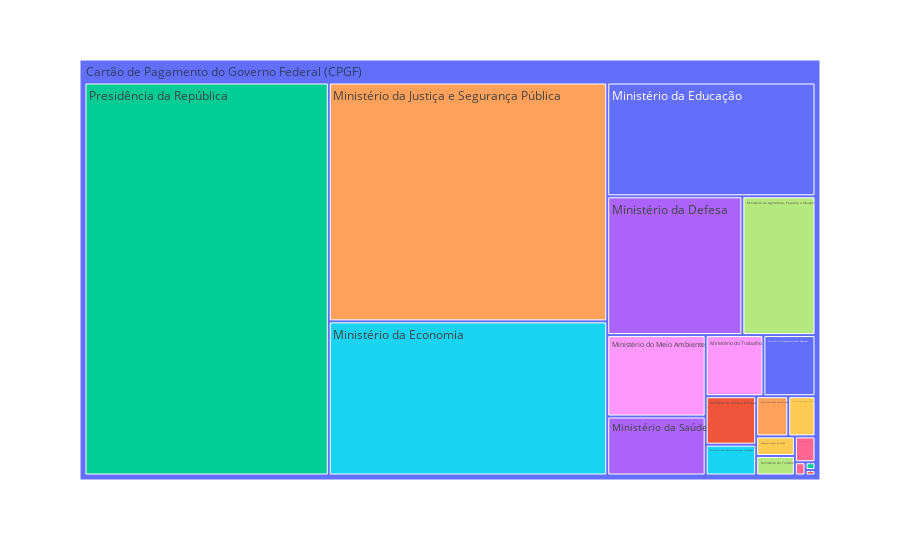

The code cell stored with this chart in its notebook:
### Code cell
gastos_jul = pd.read_csv('cartao_pagamento_2022_orgaos/202207_CPGF.csv', encoding='latin1', delimiter=';')

gastos_jul.loc[:, 'VALOR TRANSAÇÃO'] = pd.to_numeric(gastos_jul['VALOR TRANSAÇÃO'].str.replace(",", '.'), errors='coerce')

gastos_por_orgao_jul = gastos_jul.groupby('NOME ÓRGÃO SUPERIOR').agg({'VALOR TRANSAÇÃO': sum}).reset_index()
gastos_por_orgao_jul = gastos_por_orgao_jul.sort_values('VALOR TRANSAÇÃO', ascending=False).reset_index()

df = pd.DataFrame(gastos_por_orgao_jul)
df.to_csv(sep=',', index=False, header=True, path_or_buf='CPGF_2022_tables_tratadas/jul_2022.csv')

fig_jul = px.treemap(gastos_por_orgao_jul, path=[px.Constant('Cartão de Pagamento do Governo Federal (CPGF)'), 'NOME ÓRGÃO SUPERIOR'], values='VALOR TRANSAÇÃO',
                  color='NOME ÓRGÃO SUPERIOR')
fig_jul.show()

### Figure 1 — Plotly figure (JSON) as saved in the notebook; plotly's stock layout.template omitted (floating-point values rounded to 4 significant figures)
{"data": [{"branchvalues": "total", "customdata": [["Ministério do Desenvolvimento Regional"], ["Ministério de Minas e Energia"], ["Ministério do Trabalho e Emprego"], ["Ministério da Defesa"], ["Ministério das Comunicações"], ["Ministério da Ciência, Tecnologia, Inovações "], ["Controladoria-Geral da União"], ["Ministério da Agricultura, Pecuária e Abastec"], ["Ministério do Trabalho"], ["Banco Central do Brasil - Orçamento Fiscal e "], ["Ministério da Educação"], ["Ministério das Relações Exteriores"], ["Presidência da República"], ["Ministério da Saúde"], ["Ministério da Justiça e Segurança Pública"], ["Ministério da Economia"], ["Ministério da Infraestrutura"], ["Ministério do Turismo"], ["Ministério do Meio Ambiente"], ["Advocacia-Geral da União"], ["(?)"]], "domain": {"x": [0, 1], "y": [0, 1]}, "hovertemplate": "labels=%{label}<br>VALOR TRANSAÇÃO=%{value}<br>parent=%{parent}<br>id=%{id}<br>NOME ÓRGÃO SUPERIOR=%{customdata[0]}<extra></extra>", "ids": ["Cartão de Pagamento do Governo Federal (CPGF)/Ministério do Desenvolvimento Regional", "Cartão de Pagamento do Governo Federal (CPGF)/Ministério de Minas e Energia", "Cartão de Pagamento do Governo Federal (CPGF)/Ministério do Trabalho e Emprego", "Cartão de Pagamento do Governo Federal (CPGF)/Ministério da Defesa", "Cartão de Pagamento do Governo Federal (CPGF)/Ministério das Comunicações", "Cartão de Pagamento do Governo Federal (CPGF)/Ministério da Ciência, Tecnologia, Inovações ", "Cartão de Pagamento do Governo Federal (CPGF)/Controladoria-Geral da União", "Cartão de Pagamento do Governo Federal (CPGF)/Ministério da Agricultura, Pecuária e Abastec", "Cartão de Pagamento do Governo Federal (CPGF)/Ministério do Trabalho", "Cartão de Pagamento do Governo Federal (CPGF)/Banco Central do Brasil - Orçamento Fiscal e ", "Cartão de Pagamento do Governo Federal (CPGF)/Ministério da Educação", "Cartão de Pagamento do Governo Federal (CPGF)/Ministério das Relações Exteriores", "Cartão de Pagamento do Governo Federal (CPGF)/Presidência da República", "Cartão de Pagamento do Governo Federal (CPGF)/Ministério da Saúde", "Cartão de Pagamento do Governo Federal (CPGF)/Ministério da Justiça e Segurança Pública", "Cartão de Pagamento do Governo Federal (CPGF)/Ministério da Economia", "Cartão de Pagamento do Governo Federal (CPGF)/Ministério da Infraestrutura", "Cartão de Pagamento do Governo Federal (CPGF)/Ministério do Turismo", "Cartão de Pagamento do Governo Federal (CPGF)/Ministério do Meio Ambiente", "Cartão de Pagamento do Governo Federal (CPGF)/Advocacia-Geral da União", "Cartão de Pagamento do Governo Federal (CPGF)"], "labels": ["Ministério do Desenvolvimento Regional", "Ministério de Minas e Energia", "Ministério do Trabalho e Emprego", "Ministério da Defesa", "Ministério das Comunicações", "Ministério da Ciência, Tecnologia, Inovações ", "Controladoria-Geral da União", "Ministério da Agricultura, Pecuária e Abastec", "Ministério do Trabalho", "Banco Central do Brasil - Orçamento Fiscal e ", "Ministério da Educação", "Ministério das Relações Exteriores", "Presidência da República", "Ministério da Saúde", "Ministério da Justiça e Segurança Pública", "Ministério da Economia", "Ministério da Infraestrutura", "Ministério do Turismo", "Ministério do Meio Ambiente", "Advocacia-Geral da União", "Cartão de Pagamento do Governo Federal (CPGF)"], "marker": {"colors": ["#636efa", "#EF553B", "#00cc96", "#ab63fa", "#FFA15A", "#19d3f3", "#FF6692", "#B6E880", "#FF97FF", "#FECB52", "#636efa", "#EF553B", "#00cc96", "#ab63fa", "#FFA15A", "#19d3f3", "#FF6692", "#B6E880", "#FF97FF", "#FECB52", "#636efa"]}, "name": "", "parents": ["Cartão de Pagamento do Governo Federal (CPGF)", "Cartão de Pagamento do Governo Federal (CPGF)", "Cartão de Pagamento do Governo Federal (CPGF)", "Cartão de Pagamento do Governo Federal (CPGF)", "Cartão de Pagamento do Governo Federal (CPGF)", "Cartão de Pagamento do Governo Federal (CPGF)", "Cartão de Pagamento do Governo Federal (CPGF)", "Cartão de Pagamento do Governo Federal (CPGF)", "Cartão de Pagamento do Governo Federal (CPGF)", "Cartão de Pagamento do Governo Federal (CPGF)", "Cartão de Pagamento do Governo Federal (CPGF)", "Cartão de Pagamento do Governo Federal (CPGF)", "Cartão de Pagamento do Governo Federal (CPGF)", "Cartão de Pagamento do Governo Federal (CPGF)", "Cartão de Pagamento do Governo Federal (CPGF)", "Cartão de Pagamento do Governo Federal (CPGF)", "Cartão de Pagamento do Governo Federal (CPGF)", "Cartão de Pagamento do Governo Federal (CPGF)", "Cartão de Pagamento do Governo Federal (CPGF)", "Cartão de Pagamento do Governo Federal (CPGF)", ""], "type": "treemap", "values": [87150.0, 67010.0, 2126.0, 512900.0, 35240.0, 42572, 3868.0, 277600.0, 96450.0, 29920.0, 648000.0, 1479.0, 2626000.0, 158800.0, 1819000.0, 1174000.0, 14580.0, 20640.0, 219200.0, 20750.0, 7856000.0]}], "layout": {"legend": {"tracegroupgap": 0}, "margin": {"t": 60}}}
